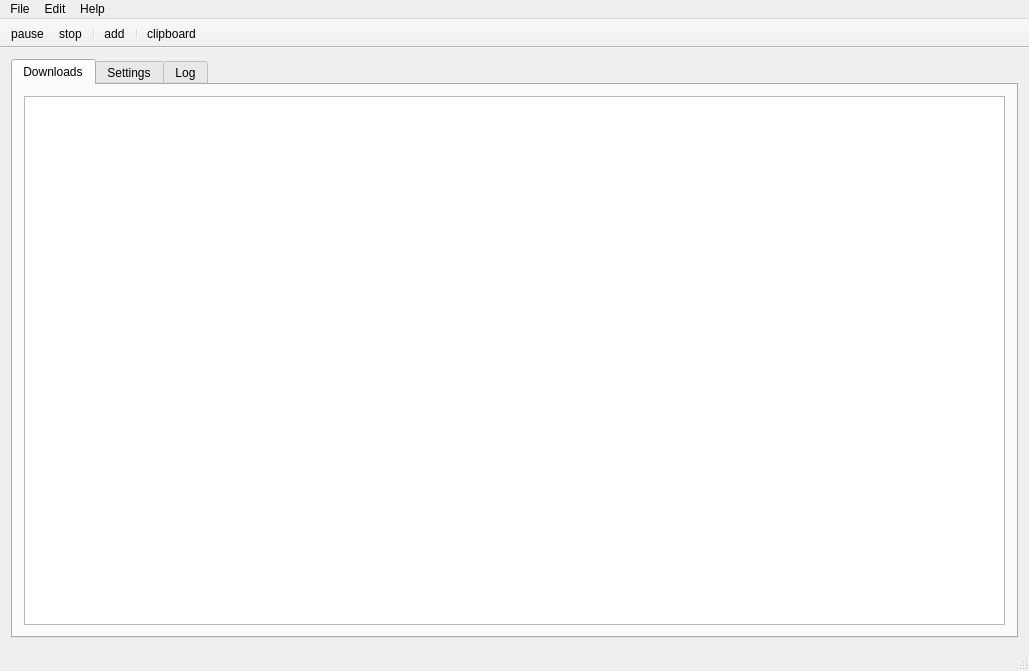
<?xml version="1.0" encoding="UTF-8"?>
<ui version="4.0">
 <class>MainWindow</class>
 <widget class="QMainWindow" name="MainWindow">
  <property name="geometry">
   <rect>
    <x>0</x>
    <y>0</y>
    <width>1029</width>
    <height>671</height>
   </rect>
  </property>
  <property name="windowTitle">
   <string>pyLoad GUI</string>
  </property>
  <property name="windowIcon">
   <iconset resource="../../../resources/resources.qrc">
    <normaloff>:/icons/icons/logo.png</normaloff>:/icons/icons/logo.png</iconset>
  </property>
  <widget class="QWidget" name="centralWidget">
   <layout class="QVBoxLayout" name="verticalLayout">
    <item>
     <widget class="QTabWidget" name="tabWidget">
      <property name="currentIndex">
       <number>0</number>
      </property>
      <widget class="QWidget" name="downloadsTab">
       <attribute name="title">
        <string>Downloads</string>
       </attribute>
       <layout class="QVBoxLayout" name="verticalLayout_3">
        <item>
         <widget class="DownloadsView" name="downloads">
          <property name="contextMenuPolicy">
           <enum>Qt::DefaultContextMenu</enum>
          </property>
          <property name="frameShape">
           <enum>QFrame::StyledPanel</enum>
          </property>
          <property name="alternatingRowColors">
           <bool>true</bool>
          </property>
          <property name="selectionMode">
           <enum>QAbstractItemView::ExtendedSelection</enum>
          </property>
          <property name="rootIsDecorated">
           <bool>true</bool>
          </property>
          <property name="animated">
           <bool>true</bool>
          </property>
          <property name="allColumnsShowFocus">
           <bool>false</bool>
          </property>
         </widget>
        </item>
       </layout>
      </widget>
      <widget class="QWidget" name="settingsTab">
       <attribute name="title">
        <string>Settings</string>
       </attribute>
       <layout class="QHBoxLayout" name="horizontalLayout">
        <item>
         <widget class="QTreeWidget" name="settingsTree">
          <property name="maximumSize">
           <size>
            <width>150</width>
            <height>16777215</height>
           </size>
          </property>
          <attribute name="headerVisible">
           <bool>false</bool>
          </attribute>
          <column>
           <property name="text">
            <string notr="true">1</string>
           </property>
          </column>
         </widget>
        </item>
        <item>
         <widget class="QScrollArea" name="settingsArea">
          <property name="widgetResizable">
           <bool>true</bool>
          </property>
          <widget class="QWidget" name="settings">
           <property name="geometry">
            <rect>
             <x>0</x>
             <y>0</y>
             <width>797</width>
             <height>495</height>
            </rect>
           </property>
          </widget>
         </widget>
        </item>
       </layout>
      </widget>
      <widget class="QWidget" name="logTab">
       <attribute name="title">
        <string>Log</string>
       </attribute>
       <layout class="QVBoxLayout" name="verticalLayout_2">
        <item>
         <widget class="QPlainTextEdit" name="logBox">
          <property name="readOnly">
           <bool>true</bool>
          </property>
         </widget>
        </item>
       </layout>
      </widget>
     </widget>
    </item>
   </layout>
  </widget>
  <widget class="QMenuBar" name="menuBar">
   <property name="geometry">
    <rect>
     <x>0</x>
     <y>0</y>
     <width>1029</width>
     <height>22</height>
    </rect>
   </property>
   <widget class="QMenu" name="menuPyLoad_Gui">
    <property name="title">
     <string>File</string>
    </property>
    <addaction name="actionConnectionManager"/>
    <addaction name="separator"/>
    <addaction name="actionExit"/>
   </widget>
   <widget class="QMenu" name="menuEdit">
    <property name="title">
     <string>Edit</string>
    </property>
    <widget class="QMenu" name="menuAdd">
     <property name="title">
      <string>Add</string>
     </property>
     <addaction name="actionAddPackage"/>
     <addaction name="actionAddLinks"/>
     <addaction name="actionAddContainer"/>
     <addaction name="separator"/>
     <addaction name="actionAddAccount"/>
    </widget>
    <addaction name="menuAdd"/>
    <addaction name="separator"/>
    <addaction name="actionSettings"/>
   </widget>
   <widget class="QMenu" name="menuHelp">
    <property name="title">
     <string>Help</string>
    </property>
    <addaction name="actionWiki"/>
    <addaction name="actionForum"/>
    <addaction name="separator"/>
    <addaction name="actionAbout"/>
   </widget>
   <addaction name="menuPyLoad_Gui"/>
   <addaction name="menuEdit"/>
   <addaction name="menuHelp"/>
  </widget>
  <widget class="QToolBar" name="mainToolBar">
   <property name="movable">
    <bool>false</bool>
   </property>
   <property name="iconSize">
    <size>
     <width>40</width>
     <height>40</height>
    </size>
   </property>
   <attribute name="toolBarArea">
    <enum>TopToolBarArea</enum>
   </attribute>
   <attribute name="toolBarBreak">
    <bool>false</bool>
   </attribute>
   <addaction name="actionPause"/>
   <addaction name="actionStop"/>
   <addaction name="separator"/>
   <addaction name="actionAdd"/>
   <addaction name="separator"/>
   <addaction name="actionClipboard"/>
  </widget>
  <widget class="QStatusBar" name="statusBar"/>
  <action name="actionExit">
   <property name="text">
    <string>Exit</string>
   </property>
  </action>
  <action name="actionPause">
   <property name="icon">
    <iconset resource="../../../resources/resources.qrc">
     <normaloff>:/images/images/toolbar_start.png</normaloff>:/images/images/toolbar_start.png</iconset>
   </property>
   <property name="text">
    <string>pause</string>
   </property>
   <property name="toolTip">
    <string>pause</string>
   </property>
  </action>
  <action name="actionStop">
   <property name="icon">
    <iconset resource="../../../resources/resources.qrc">
     <normaloff>:/images/images/toolbar_stop.png</normaloff>:/images/images/toolbar_stop.png</iconset>
   </property>
   <property name="text">
    <string>stop</string>
   </property>
  </action>
  <action name="actionAdd">
   <property name="icon">
    <iconset resource="../../../resources/resources.qrc">
     <normaloff>:/images/images/toolbar_add.png</normaloff>:/images/images/toolbar_add.png</iconset>
   </property>
   <property name="text">
    <string>add</string>
   </property>
  </action>
  <action name="actionClipboard">
   <property name="checkable">
    <bool>true</bool>
   </property>
   <property name="icon">
    <iconset resource="../../../resources/resources.qrc">
     <normaloff>:/images/images/clipboard.png</normaloff>:/images/images/clipboard.png</iconset>
   </property>
   <property name="text">
    <string>clipboard</string>
   </property>
  </action>
  <action name="actionConnectionManager">
   <property name="text">
    <string>Connection Manager</string>
   </property>
  </action>
  <action name="actionAddPackage">
   <property name="text">
    <string>Package</string>
   </property>
  </action>
  <action name="actionAddLinks">
   <property name="text">
    <string>Links</string>
   </property>
  </action>
  <action name="actionAddContainer">
   <property name="text">
    <string>Container</string>
   </property>
  </action>
  <action name="actionAddAccount">
   <property name="text">
    <string>Account</string>
   </property>
  </action>
  <action name="actionWiki">
   <property name="text">
    <string>Wiki</string>
   </property>
  </action>
  <action name="actionForum">
   <property name="text">
    <string>Forum</string>
   </property>
  </action>
  <action name="actionAbout">
   <property name="text">
    <string>Info</string>
   </property>
  </action>
  <action name="actionSettings">
   <property name="text">
    <string>GUI Settings</string>
   </property>
   <property name="toolTip">
    <string>GUI Settings</string>
   </property>
  </action>
 </widget>
 <layoutdefault spacing="6" margin="11"/>
 <customwidgets>
  <customwidget>
   <class>DownloadsView</class>
   <extends>QTreeView</extends>
   <header>src/ui/downloadsview.h</header>
  </customwidget>
 </customwidgets>
 <resources>
  <include location="../../../resources/resources.qrc"/>
 </resources>
 <connections/>
</ui>
